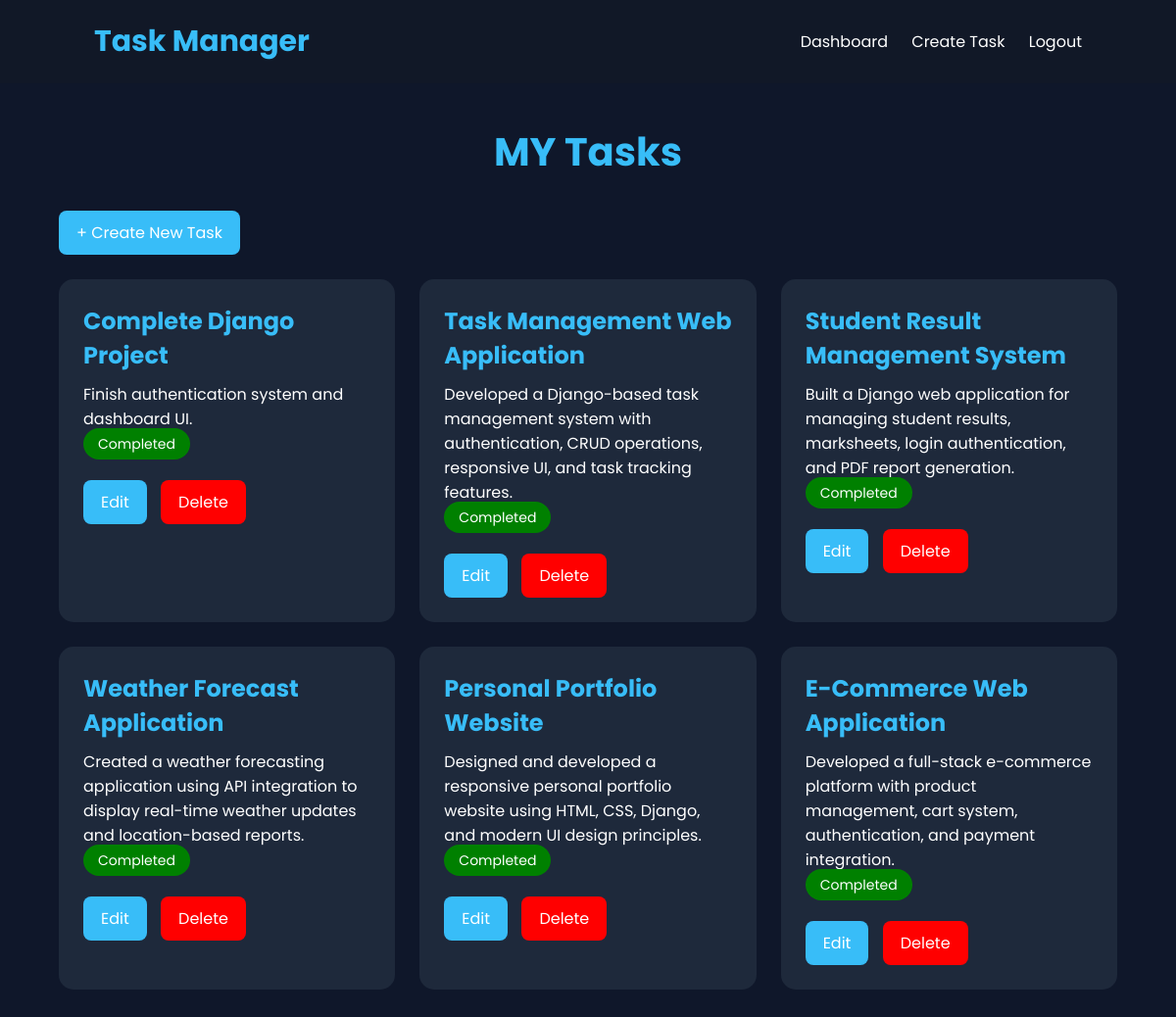
The page /dashboard/ (signed in) on the database its author committed.
### testapp/models.py (models this page shows, shortened)
class Task(models.Model):
    user = models.ForeignKey(User, on_delete=models.CASCADE)
    title = models.CharField(max_length=200)
    description = models.TextField()
    completed = models.BooleanField(default=False)
    created = models.DateTimeField(auto_now_add=True)

### testapp/views.py (the view)
# urls.py: path('dashboard/',views.dashboard, name='dashboard'),
@login_required(login_url='login')
def dashboard(request):
    tasks = Task.objects.filter(
        user=request.user
    )
    return render(
        request,
        'testapp/dashboard.html',
        {'tasks': tasks}
    )

### templates/testapp/dashboard.html
{% extends 'base.html' %}
{% block content %}
<h1 class="title" >
    MY Tasks
</h1>
<a href="{% url 'create_task' %}"
   class="btn">
    + Create New Task
</a>
<br><br>
<div class="task-grid">
{% for task in tasks %}
<div class="task-box">
    <h2>{{ task.title }}</h2>
    <p>{{ task.description }}</p>
    {% if task.completed %}
        <span class="status completed">
            Completed
        </span>
    {% else %}
        <span class="status pending">
            Pending
        </span>
    {% endif %}
    <br><br>
    <a href="{% url 'update_task' task.id %}"
       class="btn">
       Edit
    </a>
    <a href="{% url 'delete_task' task.id %}"
       class="delete-btn">
       Delete
    </a>
</div>
{% empty %}
<h2>No Tasks Available</h2>
{% endfor %}
</div>
{% endblock %}

### templates/base.html (shortened to what this page needs)
{% load static %}
<!DOCTYPE html>
<html lang="en">
<head>
    <link rel="stylesheet"
          href="{% static 'css/style.css' %}">
</head>
<body>
<nav>
    <div class="logo">
        Task Manager
    </div>
    <div class="nav-links">
        {% if user.is_authenticated %}
            <a href="{% url 'dashboard' %}">
                Dashboard
            </a>
            <a href="{% url 'create_task' %}">
                Create Task
            </a>
            <a href="{% url 'logout' %}">
                Logout
            </a>
        {% endif %}
    </div>
</nav>
<div class="container">
    {% block content %}
    {% endblock %}
</div>
</body>
</html>

### static/css/style.css (style rules this page uses)
* { margin:0; padding:0; box-sizing:border-box; font-family:'Poppins',sans-serif; }
body { background:#0f172a; color:white; min-height:100vh; }
nav { background:#111827; padding:20px 8%; display:flex; justify-content:space-between; align-items:center; }
.logo { font-size:30px; font-weight:700; color:#38bdf8; }
.nav-links a { text-decoration:none; color:white; margin-left:20px; transition:0.3s; }
.container { width:90%; max-width:1100px; margin:40px auto; }
.title { text-align:center; margin-bottom:30px; color:#38bdf8; font-size:40px; }
.btn { display:inline-block; background:#38bdf8; color:white; padding:10px 18px; border-radius:8px; text-decoration:none; }
.delete-btn { display:inline-block; background:red; color:white; padding:10px 18px; border-radius:8px; text-decoration:none; margin-left:10px; }
.task-grid { display:grid; grid-template-columns:repeat(auto-fit,minmax(280px,1fr)); gap:25px; }
.task-box { background:#1e293b; padding:25px; border-radius:15px; }
.task-box h2 { color:#38bdf8; margin-bottom:10px; }
.status { padding:6px 15px; border-radius:30px; font-size:14px; }
.completed { background:green; }

### rows shown on the page
Task: title "Complete Django Project", description "Finish authentication system and dashboard UI.", completed "Completed"
Task: title "Task Management Web Application", description "Developed a Django-based task management system with authentication, CRUD operations, responsive UI, and task tracking features.", completed "Completed"
Task: title "Student Result Management System", description "Built a Django web application for managing student results, marksheets, login authentication, and PDF report generation.", completed "Completed"
Task: title "Weather Forecast Application", description "Created a weather forecasting application using API integration to display real-time weather updates and location-based reports.", completed "Completed"
Task: title "Personal Portfolio Website", description "Designed and developed a responsive personal portfolio website using HTML, CSS, Django, and modern UI design principles.", completed "Completed"
Task: title "E-Commerce Web Application", description "Developed a full-stack e-commerce platform with product management, cart system, authentication, and payment integration.", completed "Completed"
